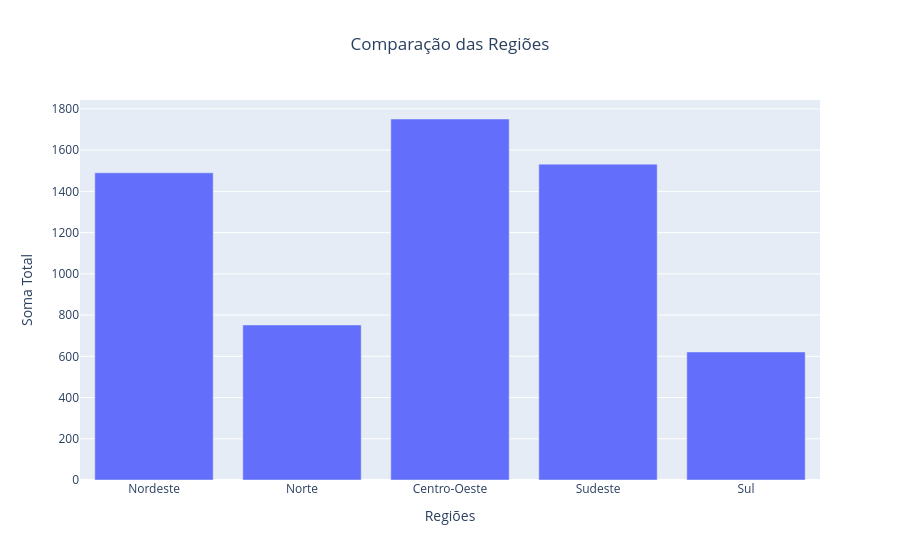

Notebook source saved alongside this figure:
### Markdown cell above
### Gráfico 7.2

### Code cell
# Somar as contagens de cada região
soma_nordeste = df_nordeste['Contagem'].sum()
soma_norte = df_norte['Contagem'].sum()
soma_centro_oeste = df_centro_oeste['Contagem'].sum()
soma_sudeste = df_sudeste['Contagem'].sum()
soma_sul = df_sul['Contagem'].sum()

# Criar uma lista de regiões e suas somas
regioes = ['Nordeste', 'Norte', 'Centro-Oeste', 'Sudeste', 'Sul']
somas = [soma_nordeste, soma_norte, soma_centro_oeste, soma_sudeste, soma_sul]

# Criar gráfico de barras usando Plotly
fig = px.bar(x=regioes, y=somas, labels={'x': 'Região', 'y': 'Soma das Contagens'},
             title='Comparação das Regiões')

# Atualizar layout para torná-lo interativo e elegante
fig.update_layout(xaxis_title='Regiões', yaxis_title='Soma Total', 
                  title_x=0.5,  # Centralizar o título
                  template='plotly')

# Exibir o gráfico
fig.show()

### Figure 1 — Plotly figure (JSON) as saved in the notebook; plotly's stock layout.template omitted (floating-point values rounded to 4 significant figures)
{"data": [{"hovertemplate": "Região=%{x}<br>Soma das Contagens=%{y}<extra></extra>", "legendgroup": "", "marker": {"color": "#636efa", "pattern": {"shape": ""}}, "name": "", "orientation": "v", "showlegend": false, "textposition": "auto", "type": "bar", "x": ["Nordeste", "Norte", "Centro-Oeste", "Sudeste", "Sul"], "xaxis": "x", "y": [1490, 752, 1751, 1532, 621], "yaxis": "y"}], "layout": {"barmode": "relative", "legend": {"tracegroupgap": 0}, "title": {"text": "Comparação das Regiões", "x": 0.5}, "xaxis": {"anchor": "y", "domain": [0, 1], "title": {"text": "Regiões"}}, "yaxis": {"anchor": "x", "domain": [0, 1], "title": {"text": "Soma Total"}}}}
